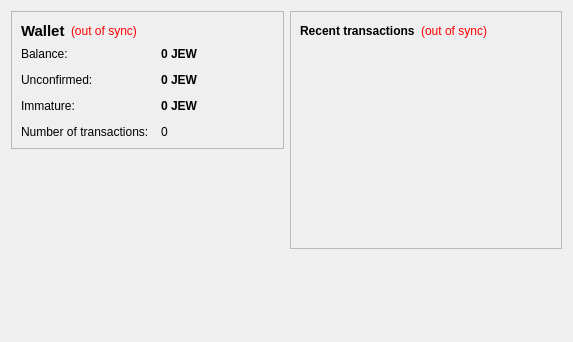
<?xml version="1.0" encoding="UTF-8"?>
<ui version="4.0">
 <class>OverviewPage</class>
 <widget class="QWidget" name="OverviewPage">
  <property name="geometry">
   <rect>
    <x>0</x>
    <y>0</y>
    <width>573</width>
    <height>342</height>
   </rect>
  </property>
  <property name="windowTitle">
   <string>Form</string>
  </property>
  <layout class="QHBoxLayout" name="horizontalLayout" stretch="1,1">
   <item>
    <layout class="QVBoxLayout" name="verticalLayout_2">
     <item>
      <widget class="QFrame" name="frame">
       <property name="frameShape">
        <enum>QFrame::StyledPanel</enum>
       </property>
       <property name="frameShadow">
        <enum>QFrame::Raised</enum>
       </property>
       <layout class="QVBoxLayout" name="verticalLayout_4">
        <item>
         <layout class="QHBoxLayout" name="horizontalLayout_4">
          <item>
           <widget class="QLabel" name="label_5">
            <property name="font">
             <font>
              <pointsize>11</pointsize>
              <weight>75</weight>
              <bold>true</bold>
             </font>
            </property>
            <property name="text">
             <string>Wallet</string>
            </property>
           </widget>
          </item>
          <item>
           <widget class="QLabel" name="labelWalletStatus">
            <property name="toolTip">
             <string>The displayed information may be out of date. Your wallet automatically synchronizes with the JewCoin network after a connection is established, but this process has not completed yet.</string>
            </property>
            <property name="styleSheet">
             <string notr="true">QLabel { color: red; }</string>
            </property>
            <property name="text">
             <string notr="true">(out of sync)</string>
            </property>
            <property name="alignment">
             <set>Qt::AlignLeading|Qt::AlignLeft|Qt::AlignVCenter</set>
            </property>
           </widget>
          </item>
          <item>
           <spacer name="horizontalSpacer_2">
            <property name="orientation">
             <enum>Qt::Horizontal</enum>
            </property>
            <property name="sizeHint" stdset="0">
             <size>
              <width>40</width>
              <height>20</height>
             </size>
            </property>
           </spacer>
          </item>
         </layout>
        </item>
        <item>
         <layout class="QFormLayout" name="formLayout_2">
          <property name="fieldGrowthPolicy">
           <enum>QFormLayout::AllNonFixedFieldsGrow</enum>
          </property>
          <property name="horizontalSpacing">
           <number>12</number>
          </property>
          <property name="verticalSpacing">
           <number>12</number>
          </property>
          <item row="0" column="0">
           <widget class="QLabel" name="label">
            <property name="text">
             <string>Balance:</string>
            </property>
           </widget>
          </item>
          <item row="0" column="1">
           <widget class="QLabel" name="labelBalance">
            <property name="font">
             <font>
              <weight>75</weight>
              <bold>true</bold>
             </font>
            </property>
            <property name="cursor">
             <cursorShape>IBeamCursor</cursorShape>
            </property>
            <property name="toolTip">
             <string>Your current balance</string>
            </property>
            <property name="text">
             <string notr="true">0 JEW</string>
            </property>
            <property name="textInteractionFlags">
             <set>Qt::LinksAccessibleByMouse|Qt::TextSelectableByKeyboard|Qt::TextSelectableByMouse</set>
            </property>
           </widget>
          </item>
          <item row="1" column="0">
           <widget class="QLabel" name="label_3">
            <property name="text">
             <string>Unconfirmed:</string>
            </property>
           </widget>
          </item>
          <item row="1" column="1">
           <widget class="QLabel" name="labelUnconfirmed">
            <property name="font">
             <font>
              <weight>75</weight>
              <bold>true</bold>
             </font>
            </property>
            <property name="cursor">
             <cursorShape>IBeamCursor</cursorShape>
            </property>
            <property name="toolTip">
             <string>Total of transactions that have yet to be confirmed, and do not yet count toward the current balance</string>
            </property>
            <property name="text">
             <string notr="true">0 JEW</string>
            </property>
            <property name="textInteractionFlags">
             <set>Qt::LinksAccessibleByMouse|Qt::TextSelectableByKeyboard|Qt::TextSelectableByMouse</set>
            </property>
           </widget>
          </item>
          <item row="3" column="0">
           <widget class="QLabel" name="label_2">
            <property name="text">
             <string>Number of transactions:</string>
            </property>
           </widget>
          </item>
          <item row="3" column="1">
           <widget class="QLabel" name="labelNumTransactions">
            <property name="toolTip">
             <string>Total number of transactions in wallet</string>
            </property>
            <property name="text">
             <string notr="true">0</string>
            </property>
           </widget>
          </item>
          <item row="2" column="0">
           <widget class="QLabel" name="labelImmatureText">
            <property name="text">
             <string>Immature:</string>
            </property>
           </widget>
          </item>
          <item row="2" column="1">
           <widget class="QLabel" name="labelImmature">
            <property name="font">
             <font>
              <weight>75</weight>
              <bold>true</bold>
             </font>
            </property>
            <property name="toolTip">
             <string>Mined balance that has not yet matured</string>
            </property>
            <property name="text">
             <string notr="true">0 JEW</string>
            </property>
            <property name="textInteractionFlags">
             <set>Qt::LinksAccessibleByMouse|Qt::TextSelectableByKeyboard|Qt::TextSelectableByMouse</set>
            </property>
           </widget>
          </item>
         </layout>
        </item>
       </layout>
      </widget>
     </item>
     <item>
      <spacer name="verticalSpacer">
       <property name="orientation">
        <enum>Qt::Vertical</enum>
       </property>
       <property name="sizeHint" stdset="0">
        <size>
         <width>20</width>
         <height>40</height>
        </size>
       </property>
      </spacer>
     </item>
    </layout>
   </item>
   <item>
    <layout class="QVBoxLayout" name="verticalLayout_3">
     <item>
      <widget class="QFrame" name="frame_2">
       <property name="frameShape">
        <enum>QFrame::StyledPanel</enum>
       </property>
       <property name="frameShadow">
        <enum>QFrame::Raised</enum>
       </property>
       <layout class="QVBoxLayout" name="verticalLayout">
        <item>
         <layout class="QHBoxLayout" name="horizontalLayout_2">
          <item>
           <widget class="QLabel" name="label_4">
            <property name="text">
             <string>&lt;b&gt;Recent transactions&lt;/b&gt;</string>
            </property>
           </widget>
          </item>
          <item>
           <widget class="QLabel" name="labelTransactionsStatus">
            <property name="toolTip">
             <string>The displayed information may be out of date. Your wallet automatically synchronizes with the JewCoin network after a connection is established, but this process has not completed yet.</string>
            </property>
            <property name="styleSheet">
             <string notr="true">QLabel { color: red; }</string>
            </property>
            <property name="text">
             <string notr="true">(out of sync)</string>
            </property>
            <property name="alignment">
             <set>Qt::AlignRight|Qt::AlignTrailing|Qt::AlignVCenter</set>
            </property>
           </widget>
          </item>
          <item>
           <spacer name="horizontalSpacer">
            <property name="orientation">
             <enum>Qt::Horizontal</enum>
            </property>
            <property name="sizeHint" stdset="0">
             <size>
              <width>40</width>
              <height>20</height>
             </size>
            </property>
           </spacer>
          </item>
         </layout>
        </item>
        <item>
         <widget class="QListView" name="listTransactions">
          <property name="styleSheet">
           <string notr="true">QListView { background: transparent; }</string>
          </property>
          <property name="frameShape">
           <enum>QFrame::NoFrame</enum>
          </property>
          <property name="verticalScrollBarPolicy">
           <enum>Qt::ScrollBarAlwaysOff</enum>
          </property>
          <property name="horizontalScrollBarPolicy">
           <enum>Qt::ScrollBarAlwaysOff</enum>
          </property>
          <property name="selectionMode">
           <enum>QAbstractItemView::NoSelection</enum>
          </property>
         </widget>
        </item>
       </layout>
      </widget>
     </item>
     <item>
      <spacer name="verticalSpacer_2">
       <property name="orientation">
        <enum>Qt::Vertical</enum>
       </property>
       <property name="sizeHint" stdset="0">
        <size>
         <width>20</width>
         <height>40</height>
        </size>
       </property>
      </spacer>
     </item>
    </layout>
   </item>
  </layout>
 </widget>
 <resources/>
 <connections/>
</ui>
